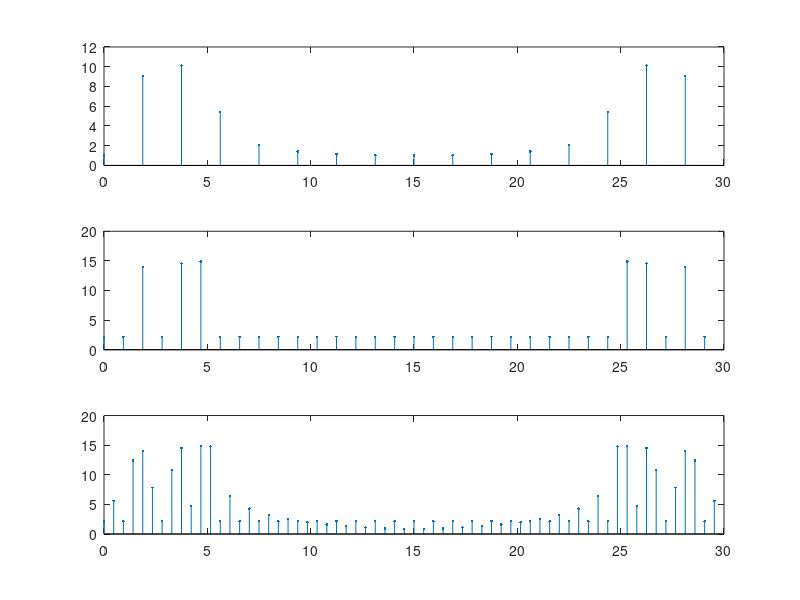

Write the MATLAB code that produced this figure.
t=1/64;
n=0:30;
x=cos(pi*8*n*t)+cos(pi*16*n*t)+cos(pi*20*n*t);
y1=fft(x,16);
y2=fft(x,32);
y3=fft(x,64);
f1=(0:15)/16*30;
f2=(0:31)/32*30;
f3=(0:63)/64*30;

subplot(3,1,1);
stem(f1,abs(y1),'.');
subplot(3,1,2);
stem(f2,abs(y2),'.');
subplot(3,1,3);
stem(f3,abs(y3),'.');